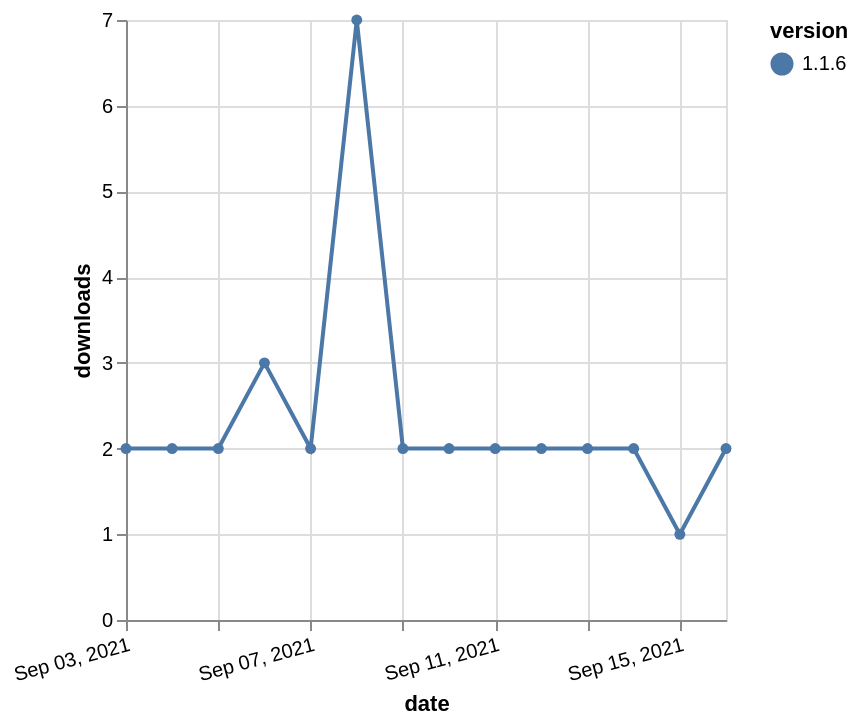

The specification (Vega-Lite) saved for this image:
### Vega-Lite specification from a JSON file in a GitHub repository (floating-point values rounded to 4 significant figures)
{"$schema": "https://vega.github.io/schema/vega-lite/v5.json", "description": "A simple bar chart with embedded data.", "data": {"values": [{"date": "2021-09-03", "total": 4277, "delta": 2, "version": "1.1.6"}, {"date": "2021-09-04", "total": 4279, "delta": 2, "version": "1.1.6"}, {"date": "2021-09-05", "total": 4281, "delta": 2, "version": "1.1.6"}, {"date": "2021-09-06", "total": 4284, "delta": 3, "version": "1.1.6"}, {"date": "2021-09-07", "total": 4286, "delta": 2, "version": "1.1.6"}, {"date": "2021-09-08", "total": 4293, "delta": 7, "version": "1.1.6"}, {"date": "2021-09-09", "total": 4295, "delta": 2, "version": "1.1.6"}, {"date": "2021-09-10", "total": 4297, "delta": 2, "version": "1.1.6"}, {"date": "2021-09-11", "total": 4299, "delta": 2, "version": "1.1.6"}, {"date": "2021-09-12", "total": 4301, "delta": 2, "version": "1.1.6"}, {"date": "2021-09-13", "total": 4303, "delta": 2, "version": "1.1.6"}, {"date": "2021-09-14", "total": 4305, "delta": 2, "version": "1.1.6"}, {"date": "2021-09-15", "total": 4306, "delta": 1, "version": "1.1.6"}, {"date": "2021-09-16", "total": 4308, "delta": 2, "version": "1.1.6"}]}, "width": "container", "mark": {"type": "line", "point": {"filled": true}}, "encoding": {"x": {"field": "date", "type": "temporal", "timeUnit": "yearmonthdate", "title": "date", "axis": {"labelAngle": -15}}, "y": {"field": "delta", "type": "quantitative", "title": "downloads"}, "color": {"field": "version", "type": "nominal"}, "tooltip": {"field": "delta"}}}
